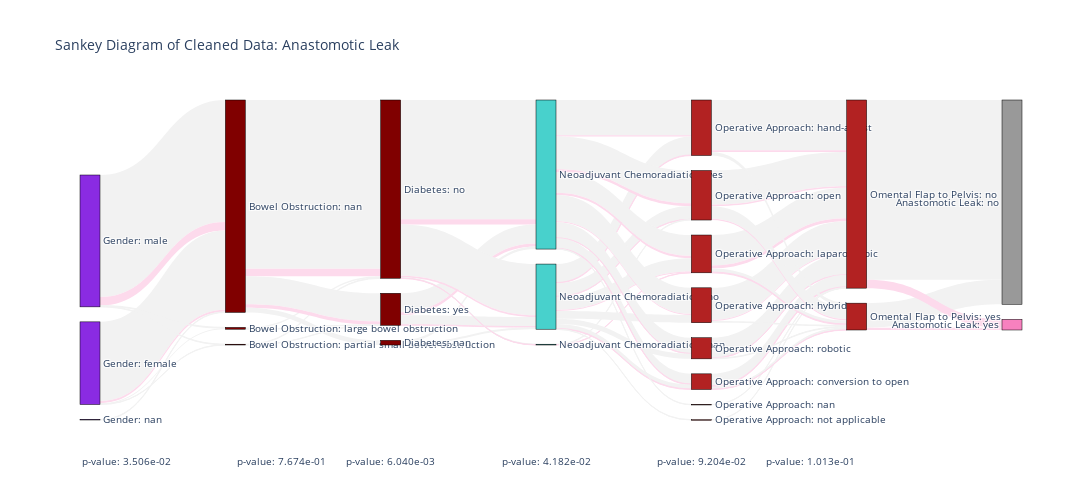

The cell this chart's notebook holds for it:
### Code cell
# For each feature of interest, connect unique values to the unique values of the previous feature.
# Set weight by proportional frequency
feats = ['Gender', 'Bowel Obstruction', 'Diabetes', 'Neoadjuvant Chemoradiation', 'Operative Approach', 'Omental Flap to Pelvis', 'Anastomotic Leak']
response = 'Anastomotic Leak'

plot_data = leak_mvp.copy()
plot_data['Anastomotic Leak'] = plot_data['Anastomotic Leak'].fillna('no')
sankey_from_cleaned_data(plot_data, feats, response)

### Figure 1 — Plotly figure (JSON) as saved in the notebook; plotly's stock layout.template omitted (floating-point values rounded to 4 significant figures; data arrays with more than 128 entries replaced by an {"elided": "..."} marker saying what was removed)
{"data": [{"arrangement": "snap", "link": {"color": {"elided": "142 str values"}, "hovercolor": {"elided": "142 str values"}, "label": {"elided": "142 str values"}, "source": {"elided": "142 int values"}, "target": {"elided": "142 int values"}, "value": {"elided": "142 float values"}}, "node": {"color": ["BlueViolet", "BlueViolet", "BlueViolet", "Maroon", "Maroon", "Maroon", "Maroon", "Maroon", "Maroon", "MediumTurquoise", "MediumTurquoise", "MediumTurquoise", "FireBrick", "FireBrick", "FireBrick", "FireBrick", "FireBrick", "FireBrick", "FireBrick", "FireBrick", "FireBrick", "FireBrick", "rgb(153,153,153)", "rgb(247,129,191)"], "label": ["Gender: male", "Gender: female", "Gender: nan", "Bowel Obstruction: nan", "Bowel Obstruction: large bowel obstruction", "Bowel Obstruction: partial small bowel obstruction", "Diabetes: no", "Diabetes: yes", "Diabetes: nan", "Neoadjuvant Chemoradiation: yes", "Neoadjuvant Chemoradiation: no", "Neoadjuvant Chemoradiation: nan", "Operative Approach: hand-assist", "Operative Approach: open", "Operative Approach: laparoscopic", "Operative Approach: hybrid", "Operative Approach: robotic", "Operative Approach: conversion to open", "Operative Approach: nan", "Operative Approach: not applicable", "Omental Flap to Pelvis: no", "Omental Flap to Pelvis: yes", "Anastomotic Leak: no", "Anastomotic Leak: yes"], "line": {"color": "black", "width": 0.5}, "pad": 15, "thickness": 20, "x": [0, 0, 0, 0.1667, 0.1667, 0.1667, 0.3333, 0.3333, 0.3333, 0.5, 0.5, 0.5, 0.6667, 0.6667, 0.6667, 0.6667, 0.6667, 0.6667, 0.6667, 0.6667, 0.8333, 0.8333, 1, 1], "y": [0.001212, 0.1945, 0.6933, 0.001818, 0.007879, 0.5061, 0.01091, 0.09636, 0.5855, 0.001818, 0.1552, 0.6533, 0.0006061, 0.001818, 0.03879, 0.1242, 0.2545, 0.4236, 0.6267, 0.8709, 0.06242, 0.5624, 0.02485, 0.5248]}, "type": "sankey", "valueformat": ".2%"}], "layout": {"annotations": [{"showarrow": false, "text": "p-value: 3.506e-02", "x": 0, "y": 0, "yshift": -50}, {"showarrow": false, "text": "p-value: 7.674e-01", "x": 0.1667, "y": 0, "yshift": -50}, {"showarrow": false, "text": "p-value: 6.040e-03", "x": 0.3333, "y": 0, "yshift": -50}, {"showarrow": false, "text": "p-value: 4.182e-02", "x": 0.5, "y": 0, "yshift": -50}, {"showarrow": false, "text": "p-value: 9.204e-02", "x": 0.6667, "y": 0, "yshift": -50}, {"showarrow": false, "text": "p-value: 1.013e-01", "x": 0.8333, "y": 0, "yshift": -50}], "font": {"size": 10}, "height": 500, "title": {"text": "Sankey Diagram of Cleaned Data: Anastomotic Leak"}, "width": 2100}}
